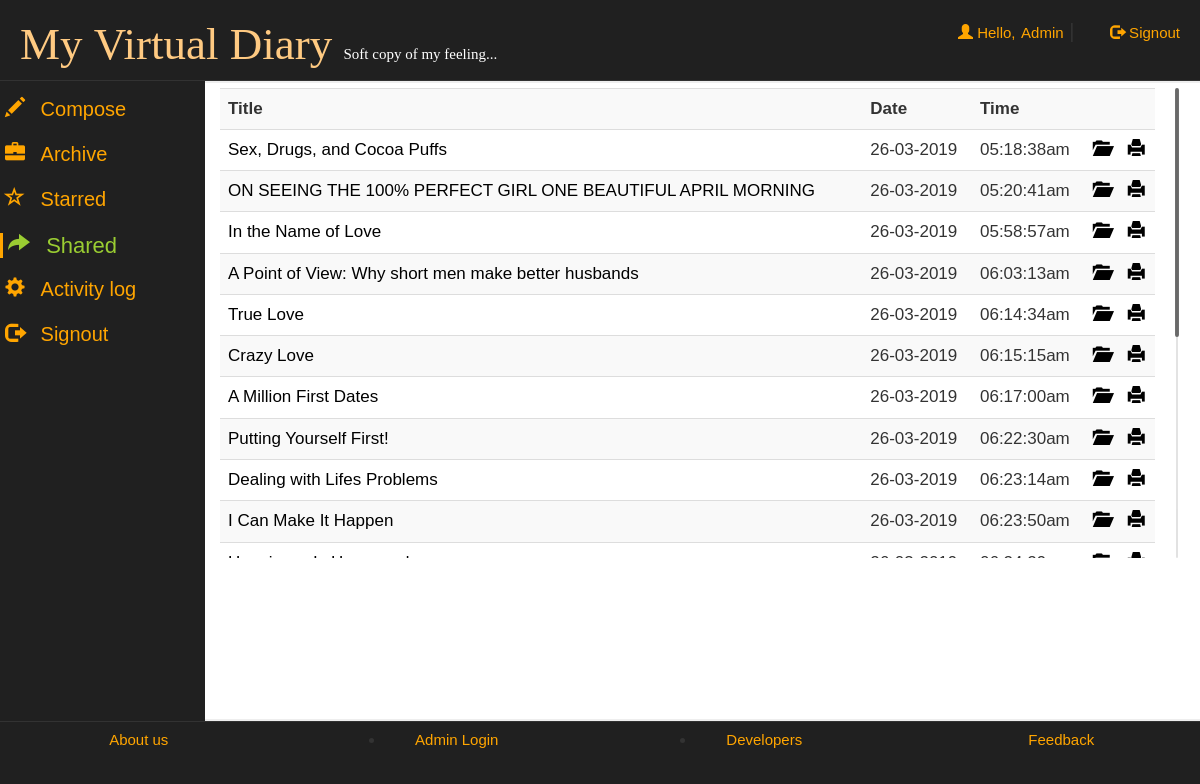
The page /account.php?q1=5 (signed in) on the database its author committed.
### tables this page shows
CREATE TABLE IF NOT EXISTS `articles` (
  `email` varchar(50) NOT NULL,
  `id` text NOT NULL,
  `date` date NOT NULL,
  `time` varchar(50) NOT NULL,
  `article` text NOT NULL,
  `title` varchar(500) NOT NULL,
  `star` tinyint(1) NOT NULL DEFAULT '0',
  `share` tinyint(1) NOT NULL DEFAULT '0',
  `nick` varchar(50) NOT NULL DEFAULT '0'
);

### account.php (the view, shortened to what this page needs)
<!DOCTYPE html>
<html lang="en">
<head>
 <link  rel="stylesheet" href="css/bootstrap.min.css"/>
 <link  rel="stylesheet" href="css/bootstrap-theme.min.css"/>
 <link rel="stylesheet" href="css/main.css">
 <link  rel="stylesheet" href="css/font.css">
 <link  rel="stylesheet" href="css/jquery.mCustomScrollbar.css">
</head>
<body>
<div class="row logo">
<div class="col-md-6">
<h1><span style="color:#FFCA82">My&nbsp;Virtual Diary</span>&nbsp;<span style="font-size:15px; color:#fff;">Soft copy of my feeling...</span></h1>
</div>
<div class="col-md-4">
 <?php
 include_once 'dbConnection.php';
  if(!(isset($_SESSION['email']))){
header("location:index.php");
}
else
{
$name = $_SESSION['name'];
echo '<span class="pull-right top" ><span class="log1"><span class="glyphicon glyphicon-user" aria-hidden="true"></span>&nbsp;Hello,</span> <a href="account.php?q1=2" class="log log1">'.$name.'</a>&nbsp;|&nbsp;<a href="logout.php?q=account.php" class="log"><span class="glyphicon glyphicon-log-out" aria-hidden="true"></span>&nbsp;Signout</button></a></span>';
}?>
</div></div>
<div class="row">
<div class="menu col-md-2">
<ul>
<li>
<div class="camenu <?php if(@$_GET['q1']==1) echo 'active';?>">
<a href="account.php?q1=1"><span class="glyphicon glyphicon-pencil caf" aria-hidden="true"></span>
<span class="cas">Compose</span></a>
</div>
</li>
<li>
<div class="camenu <?php if((@$_GET['q1']==2) ) echo 'active';?>">
<a href="account.php?q1=2"><span class="glyphicon glyphicon-briefcase caf" aria-hidden="true"></span>
<span class="cas">Archive</span></a>
</div>
</li>
<li>
<div class="camenu <?php if(@$_GET['q1']==3) echo 'active';?>">
<a href="account.php?q1=3"><span class="glyphicon glyphicon-star-empty caf" aria-hidden="true"></span>
<span class="cas">Starred</span></a>
</div>
</li>
<li>
<div class="camenu <?php if((@$_GET['q1']==5))  echo 'active';?>">
<a href="account.php?q1=5"><span class="glyphicon glyphicon-share-alt caf" aria-hidden="true"></span>
<span class="cas">Shared</span></a>
</div>
</li>
<li>
<div class="camenu <?php if(@$_GET['q1']==4) echo 'active';?>">
<a href="account.php?q1=4"><span class="glyphicon glyphicon-cog caf" aria-hidden="true"></span>
<span class="cas">Activity log</span></a>
</div>
</li>
<li>
<div class="camenu">
<a href="logout.php?q=account.php"><span class="glyphicon glyphicon-log-out caf" aria-hidden="true"></span>
<span class="cas">Signout</span></a>
</div>
</li>
</ul>
</div>
<div class="col-md-10">
<div class="bich">
<?php if(@$_GET['q1']==5) {
$result = mysqli_query($con,"SELECT * FROM `articles` WHERE share = 1 ORDER BY `articles`.`date` DESC") or die('Error');
echo  '<div class="mCustomScrollbar area" data-mcs-theme="dark" style="margin-left:10px;margin-right:10px; max-height:480px; line-height:35px;padding:5px;"><table class="table table-striped">
<tr><td><b>Title</b></td><td><b>Date</b></td><td><b>Time</b></td><td></td><td></td></tr>';
while($row = mysqli_fetch_array($result)) {
	$date = $row['date'];
	$date= date("d-m-Y",strtotime($date));
	$time = $row['time'];
	$title = $row['title'];
	$id = $row['id'];
	$share = $row['share'];
	if($share==1){
		echo '<td><a title="Click to open article" href="account.php?aid='.$id.'">'.$title.'</a></td><td>'.$date.'</td><td>'.$time.'</td>
	<td><a title="Open Article" href="account.php?aid='.$id.'"><b><span class="glyphicon glyphicon-folder-open" aria-hidden="true"></span></b></a></td>';
	echo '<td><a title="Get printable view" target="_blank" href="update.php?pid='.$id.'"><b><span class="glyphicon glyphicon-print" aria-hidden="true"></span></b></a></td>
	</tr>';
}}
echo '</table></div>';
}
?>
</div>
</div>
</div>
<div class="row footer">
<div class="col-md-3 box">
<a href="aboutus.php" target="_blank" >About us</a>
</div>
<div class="col-md-3 box">
<li data-toggle="modal" data-target="#login"><a href="#">Admin Login</a></li></div>
<div class="col-md-3 box">
<li data-toggle="modal" data-target="#developers"><a href="#">Developers</a></li>
</div>
<div class="col-md-3 box">
<a href="feedback.php" target="_blank">Feedback</a></div></div>
</body>
</html>

### css/main.css (style rules this page uses)
body { overflow-x:hidden; font:20px 'Ubuntu', sans-serif; background:#202020; background-attachment: fixed; }
.logo { border-bottom:1px solid; border-color:#323232; }
.logo h1 { margin-left:20px; font-size:45px; font-family:'Segoe Script'; }
.log { margin:20px; margin-left:30px; color:orange; text-decoration:none; font-size:20px; font-size:15px; }
.log1 { font: 15px 'Ubuntu', sans-serif; color:orange; margin:0px; }
.top { margin-top:20px; }
.footer { font-size:15px; text-align:center; border-top:1px solid; border-color:#323232; }
.footer a { margin:25px; color:orange; }
.bich { min-height:80vh; border-top:2px solid; border-bottom:2px solid; border-color:#eee; background:#fff; font: 17px "Century Gothic", "Times Roman", sans-serif; }
.menu { background-color:#202020; }
.menu ul { list-style:none; }
.camenu { height:30px; font-family: 'Ubuntu', sans-serif; margin-bottom:10px; margin-top:10px; margin-left:-10px; }
.camenu a { color:orange; font-size:20px; }
.menu li { height:35px; width:100%; margin-left:-30px; }
.menu li a { text-decoration:none; }
.active a { text-decoration:none; color:#9acd32; font-size:22px; border-left:3px solid; border-color:orange; }
.caf { margin:5px; }
.cas { margin:5px; }
.box { padding:9px; }
.area { margin-left:0px; }
.area a { text-decoration:none; color:#000000; }

### rows shown on the page
articles: title "Sex, Drugs, and Cocoa Puffs", date "26-03-2019", time "05:18:38am"
articles: title "ON SEEING THE 100% PERFECT GIRL ONE BEAUTIFUL APRIL MORNING", date "26-03-2019", time "05:20:41am"
articles: title "In the Name of Love", date "26-03-2019", time "05:58:57am"
articles: title "A Point of View: Why short men make better husbands", date "26-03-2019", time "06:03:13am"
articles: title "True Love", date "26-03-2019", time "06:14:34am"
articles: title "Crazy Love", date "26-03-2019", time "06:15:15am"
articles: title "A Million First Dates", date "26-03-2019", time "06:17:00am"
articles: title "Putting Yourself First!", date "26-03-2019", time "06:22:30am"
articles: title "Dealing with Lifes Problems", date "26-03-2019", time "06:23:14am"
articles: title "I Can Make It Happen", date "26-03-2019", time "06:23:50am"

### other values the page prints
$name "Admin"
